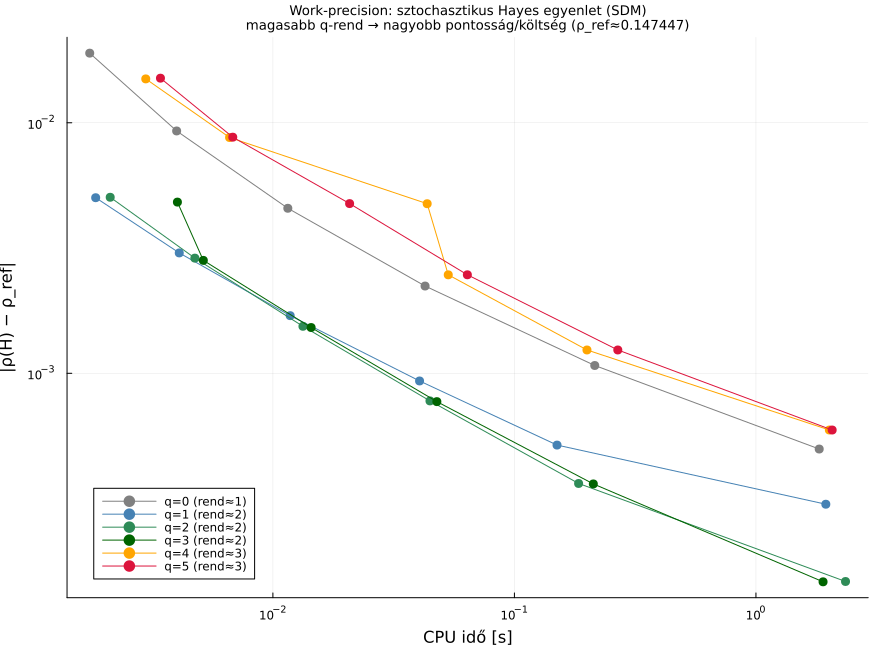

Here is the Julia script that generated this plot:
# =============================================================================
# WORK-PRECISION DIAGRAM — scalar stochastic Hayes equation, TRUSTED SDM only.
#   dx = (A x + B x(t-1)) dt + (β x(t-1)) dW,   A=-1, B=-0.4, β=0.3, τ=T=1.
# Shows the q-order convergence of the trusted SDM 2nd moment ρ(H):
#   q=0 → O(h¹),  q=1..3 → O(h²),  q=4,5 → O(h³)   (Sykora 2020).
# Reference: q=5 at very fine p (Richardson-clean). Correct, validated values.
# Outputs: demonstration/wp_hayes.csv, wp_hayes.png (err vs CPU), wp_hayes_order.png (err vs p)
# =============================================================================
using Pkg; Pkg.activate(joinpath(@__DIR__,".."))
using StochasticSemiDiscretizationMethod
const SSDM = StochasticSemiDiscretizationMethod
using StaticArrays, LinearAlgebra, Printf, Plots
gr()

const A=-1.0; const B=-0.4; const BETA=0.3; const TAU=1.0

function sdm_rho(q,p)
    AMx=ProportionalMX(t->SMatrix{1,1}(A)); BMx=DelayMX(TAU,SMatrix{1,1}(B))
    αMx=stCoeffMX(1,ProportionalMX(t->SMatrix{1,1}(0.0)))
    βMx=stCoeffMX(1,DelayMX(TAU,SMatrix{1,1}(BETA)))
    cV=Additive(SVector{1}(0.0)); σV=stAdditive(1,Additive(SVector{1}(0.0)))
    lddep=LDDEProblem(AMx,[BMx],[αMx],[βMx],cV,[σV])
    rst=SSDM.calculateResults(lddep,SemiDiscretization(q,TAU/p),TAU;n_steps=p)
    spectralRadiusOfMapping_MF(DiscreteMapping_M2_MF(rst); tol=1e-13)
end
timed(f)=(f(); t0=time_ns(); v=f(); (v,(time_ns()-t0)/1e9))

# Richardson reference from two fine q=3 (O(h²)) runs: ρ_exact ≈ (4 ρ(2p) − ρ(p))/3.
r1 = sdm_rho(3, 256); r2 = sdm_rho(3, 512)
ρref = (4*r2 - r1)/3
@printf("ρ_ref (Richardson q=3, p=256/512) = %.13f  (raw r2=%.13f)\n\n", ρref, r2)

rows=Tuple{String,Int,Int,Float64,Float64,Float64}[]
for q in 0:5
    @printf("SDM q=%d:\n", q)
    for p in [8,16,32,64,128,256]
        v,t=timed(()->sdm_rho(q,p)); e=abs(v-ρref)
        push!(rows,("q$q",q,p,v,t,e))
        @printf("  p=%3d  ρ=%.10f  t=%.4fs  err=%.2e\n",p,v,t,e)
    end
end

open(joinpath(@__DIR__,"wp_hayes.csv"),"w") do io
    println(io,"# Stochastic Hayes dx=(Ax+Bx(t-1))dt+βx(t-1)dW; A=$A,B=$B,β=$BETA,τ=1; trusted SDM")
    println(io,"q,order,p,rho,cputime,abserr")
    for (m,o,p,r,t,e) in rows; @printf(io,"%s,%d,%d,%.12g,%.12g,%.12g\n",m,o,p,r,t,e); end
    @printf(io,"# rho_ref=%.13g\n",ρref)
end

palette=[:gray,:steelblue,:seagreen,:darkgreen,:orange,:crimson]
function mkplot(xs_of, xlab, fname, title)
    plt=plot(xlabel=xlab, ylabel="|ρ(H) − ρ_ref|", title=title,
        xscale=:log10, yscale=:log10, legend=:bottomleft, lw=2, size=(880,650), titlefontsize=9)
    for q in 0:5
        sel=filter(r->r[2]==q,rows); isempty(sel)&&continue
        xs=[xs_of(r) for r in sel]; es=[max(r[6],1e-16) for r in sel]; pm=sortperm(xs)
        ord = q==0 ? 1 : (q<=3 ? 2 : 3)
        plot!(plt,xs[pm],es[pm],label="q=$q (rend≈$ord)",marker=:circle,color=palette[q+1],ms=5,markerstrokewidth=0)
    end
    savefig(plt,joinpath(@__DIR__,fname)); println("Saved ",fname)
end
mkplot(r->r[5], "CPU idő [s]", "wp_hayes.png",
    "Work-precision: sztochasztikus Hayes egyenlet (SDM)\nmagasabb q-rend → nagyobb pontosság/költség (ρ_ref≈$(round(ρref,sigdigits=7)))")
mkplot(r->r[3], "p (lépésszám / periódus)", "wp_hayes_order.png",
    "Konvergencia rend: Hayes (SDM)\nq=0→O(h¹), q=1-3→O(h²), q=4-5→O(h³)")
